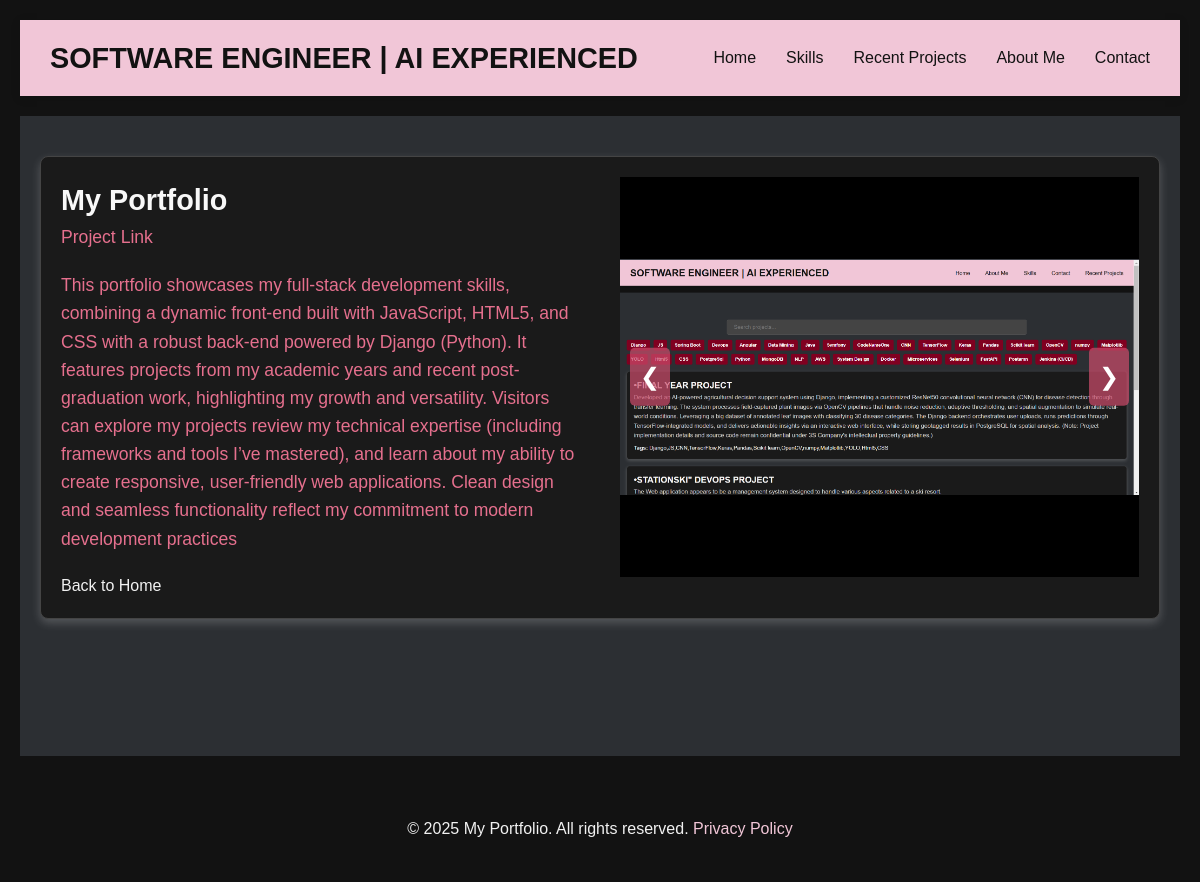
The app's page /project/12/, older data.
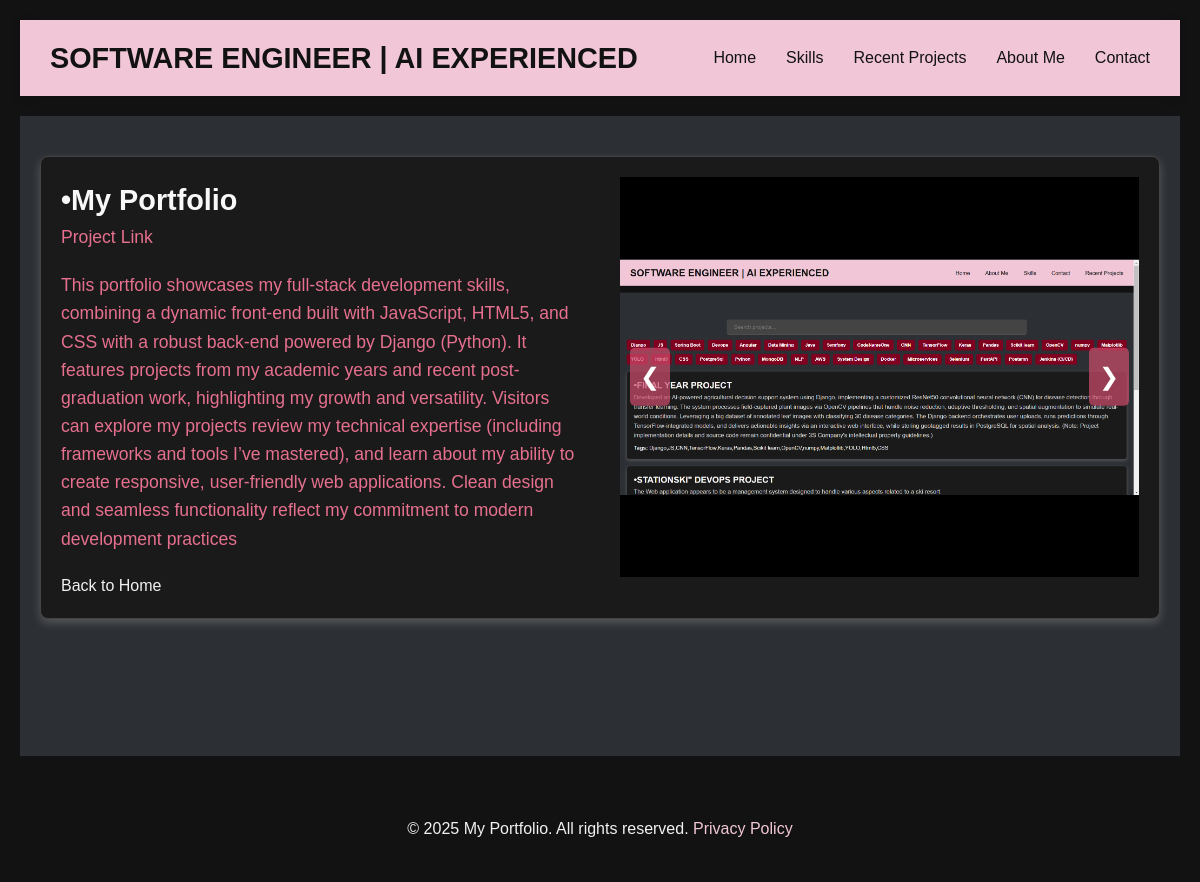
The same page, newer data.
### main/models.py (models this page shows, shortened)
class Project(models.Model):
    title = models.CharField(max_length=200)
    description = models.TextField()
    tags = models.ManyToManyField(Tag, related_name="projects") # like pythons js django kol projet shnua aandu
    link = models.URLField(max_length=200, blank=True) #Link for the github project and blank = true , it's okey to not have a link for the project
    created_at = models.DateTimeField(auto_now_add=True)

### main/views.py (the view)
# urls.py: path("project/<int:id>/", views.project, name="project"),
def project(request, id): #we added the id of the project
    project = get_object_or_404(Project, pk=id)
    return render(request, "project.html",{"project" : project})

### main/templates/project.html (shortened to what this page needs)
{% extends 'base.html' %}
{% load static %}
{% block extrahead %}
<link rel="stylesheet" href="{% static 'css/project.css' %}">
{% endblock extrahead %}
{% block content %}
   <div class="project-card">
      <div class="project-info">
        <h1>{{project.title}}</h1>
        <p><a href ="{{project.link}}">Project Link </a></p>
        <p>{{project.description}}</p>
        <a href ="{% url 'home' %}"> Back to Home</a>
      </div>
      <div class="carousel">
        <div class="carousel-images">
            {% for image in project.images.all %}
            <div class="carousel-item">
                <img src="{{image.image.url}}" alt="Project image" />
            </div>
            {% endfor %}
      </div>
      <a class="carousel-control prev" onclick="moveSlide(-1)">&#10094;</a>
      <a class="carousel-control next" onclick="moveSlide(1)">&#10095;</a>
    </div>
   </div>
{% endblock content%}

Row changes from the older to the newer data that the page shows:
changed Project: title "My Portfolio" → "•My Portfolio"
